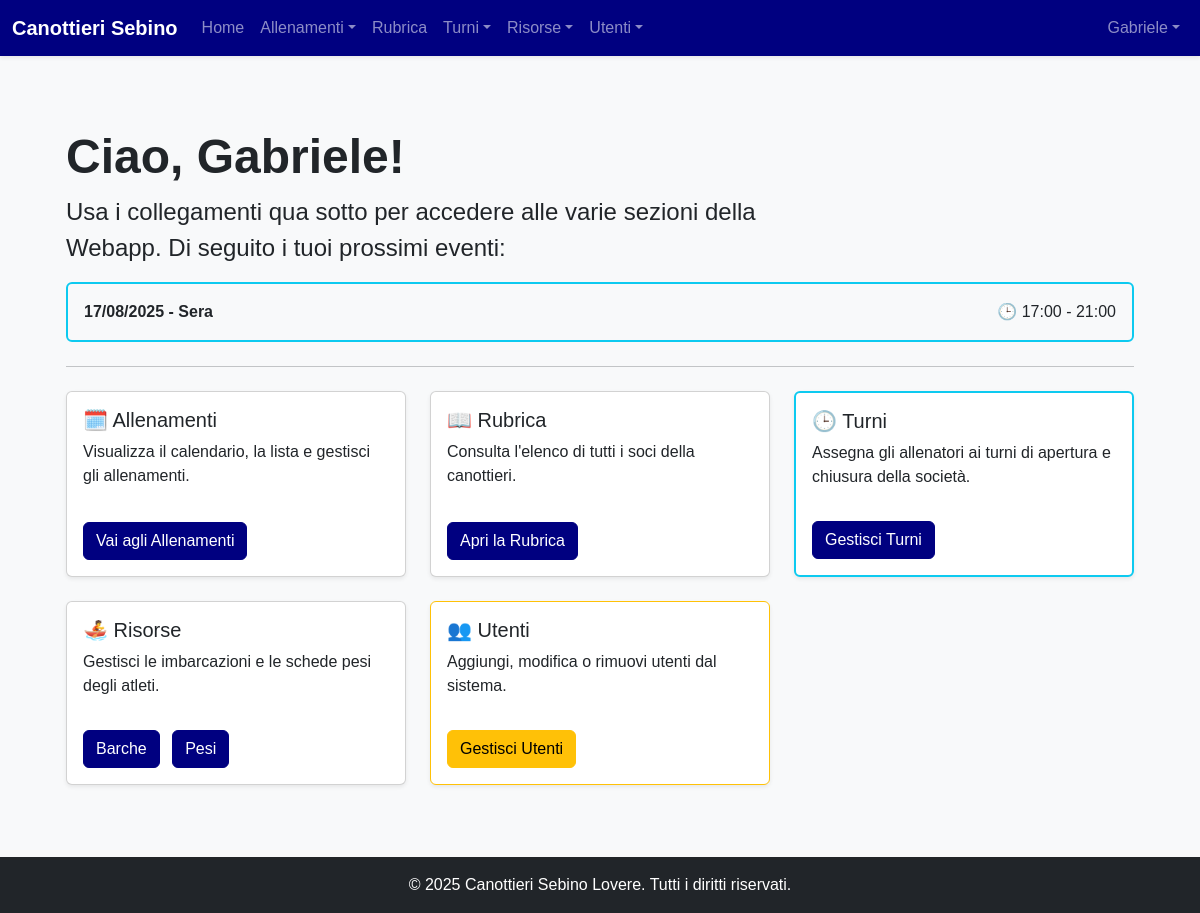
The page /dashboard (signed in) on the database as committed earlier.
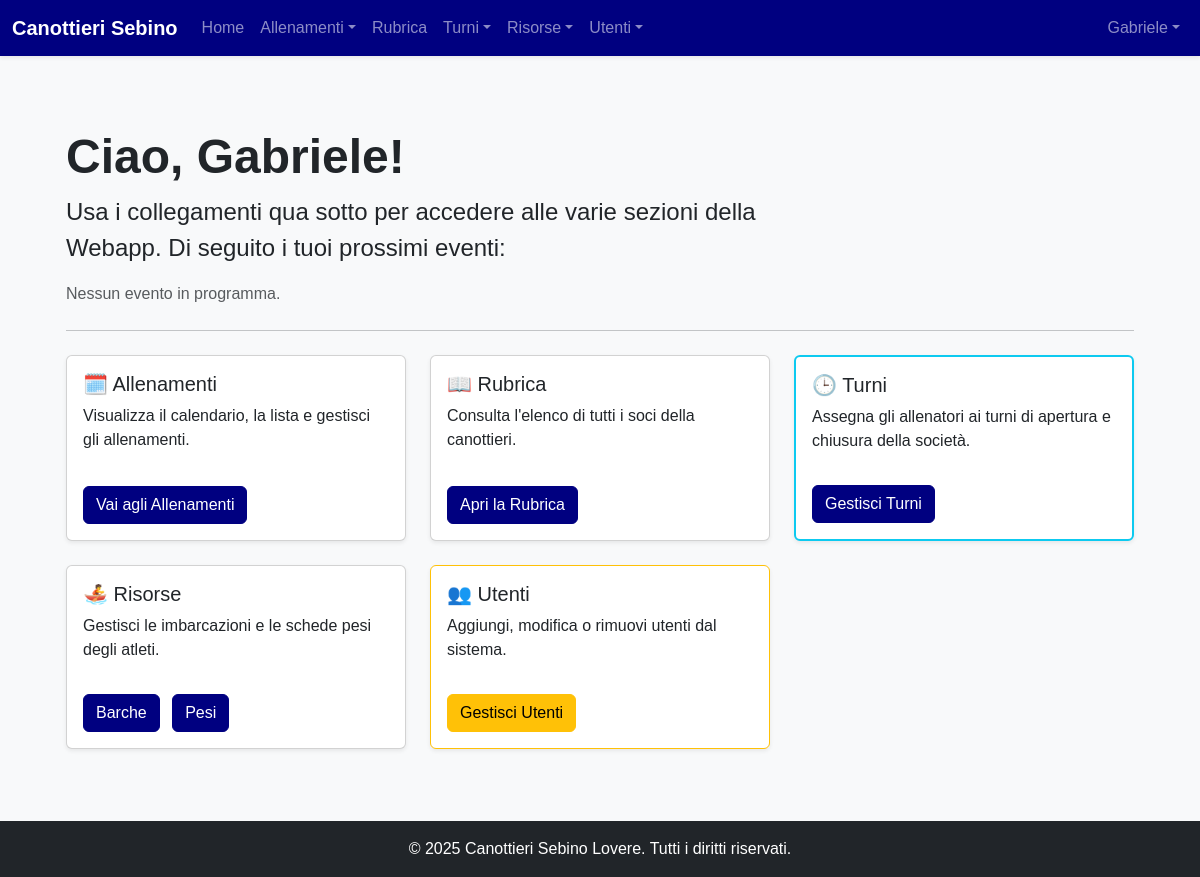
The same page on the database as committed later.
### models.py (models this page shows)
class Turno(Base):
    __tablename__ = "turni"
    id = Column(Integer, primary_key=True, index=True)
    data = Column(Date, nullable=False, index=True)
    fascia_oraria = Column(String, nullable=False)
    user_id = Column(Integer, ForeignKey('users.id'), nullable=True)
    user = relationship("User", back_populates="turni")

### routers/users.py (the view)
@router.get("/dashboard", response_class=HTMLResponse)
async def dashboard(
    request: Request,
    db: Session = Depends(get_db),
    current_user: models.User = Depends(get_current_user),
):
    today = date.today()
    events = []
    if current_user.is_atleta:
        allenamenti = (
            db.query(models.Allenamento)
            .join(models.Allenamento.categories)
            .options(
                joinedload(models.Allenamento.categories),
                joinedload(models.Allenamento.coaches),
            )
            .filter(
                models.Categoria.nome == current_user.category,
                models.Allenamento.data >= today,
            )
            .order_by(models.Allenamento.data, models.Allenamento.orario)
            .all()
        )
        for a in allenamenti:
            start_dt, end_dt = parse_orario(a.data, a.orario)
            events.append(
                {
                    "type": "allenamento",
                    "title": f"{a.tipo} - {a.descrizione}" if a.descrizione else a.tipo,
                    "date": a.data,
                    "start": start_dt,
                    "end": end_dt,
                    "color": get_color_for_type(a.tipo),
                    "description": a.descrizione or "Nessuna descrizione.",
                    "categories": ", ".join(c.nome for c in a.categories) if a.categories else "Nessuna",
                    "coaches": ", ".join(f"{c.first_name} {c.last_name}" for c in a.coaches) if a.coaches else "Nessuno",
                    "recurrence": "Sì" if a.recurrence_id else "No",
                }
            )
    if current_user.is_allenatore:
        turni = (
            db.query(models.Turno)
            .filter(models.Turno.user_id == current_user.id, models.Turno.data >= today)
            .order_by(models.Turno.data, models.Turno.fascia_oraria)
            .all()
        )
        for t in turni:
            start_hour, end_hour = (8, 12) if t.fascia_oraria == "Mattina" else (17, 21)
            start_dt = datetime.combine(t.data, time(hour=start_hour))
            end_dt = datetime.combine(t.data, time(hour=end_hour))
            events.append(
                {
                    "type": "turno",
                    "title": f"Turno {t.fascia_oraria}",
                    "date": t.data,
                    "start": start_dt,
                    "end": end_dt,
                    "fascia": t.fascia_oraria,
                    "description": f"Turno {t.fascia_oraria}",
                }
            )
        allenamenti_coach = (
            db.query(models.Allenamento)
            .join(models.Allenamento.coaches)
            .options(
                joinedload(models.Allenamento.categories),
                joinedload(models.Allenamento.coaches),
            )
            .filter(models.User.id == current_user.id, models.Allenamento.data >= today)
            .order_by(models.Allenamento.data, models.Allenamento.orario)
            .all()
        )
        for a in allenamenti_coach:
            start_dt, end_dt = parse_orario(a.data, a.orario)
            events.append(
                {
                    "type": "allenamento",
                    "title": f"{a.tipo} - {a.descrizione}" if a.descrizione else a.tipo,
                    "date": a.data,
                    "start": start_dt,
                    "end": end_dt,
                    "color": get_color_for_type(a.tipo),
                    "description": a.descrizione or "Nessuna descrizione.",
                    "categories": ", ".join(c.nome for c in a.categories) if a.categories else "Nessuna",
                    "coaches": ", ".join(f"{c.first_name} {c.last_name}" for c in a.coaches) if a.coaches else "Nessuno",
                    "recurrence": "Sì" if a.recurrence_id else "No",
                }
            )
    events.sort(key=lambda e: e["start"])
    events = events[:5]
    return templates.TemplateResponse(
        "dashboard.html",
        {"request": request, "current_user": current_user, "events": events},
    )

### templates/dashboard.html (shortened to what the changed rows need)
{% extends "layouts/_base.html" %}
{% block content %}
<div class="container-fluid px-4 py-5">
    <h1 class="display-5 fw-bold">Ciao, {{ current_user.first_name or current_user.username }}!</h1>
    <div class="mb-4">
        {% if events %}
            {% for ev in events %}
                {% if ev.type == 'allenamento' %}
                <div class="dashboard-event p-2 mb-2 rounded text-white d-flex justify-content-between align-items-center"
                     style="background-color: {{ ev.color }};"
                     data-title="{{ ev.title }}"
                     data-date="{{ ev.date.strftime('%A, %d %B %Y') }}"
                     data-time="{{ ev.start.strftime('%H:%M') }}{% if ev.end %} - {{ ev.end.strftime('%H:%M') }}{% endif %}"
                     data-description="{{ ev.description }}"
                     data-categories="{{ ev.categories }}"
                     data-coaches="{{ ev.coaches }}"
                     data-recurrence="{{ ev.recurrence }}">
                    <span class="fw-semibold">{{ ev.title }}</span>
                    <span>{{ ev.date.strftime('%d/%m/%Y') }} - {{ ev.start.strftime('%H:%M') }}{% if ev.end %} - {{ ev.end.strftime('%H:%M') }}{% endif %}</span>
                </div>
                {% else %}
                <div class="dashboard-event p-3 mb-2 border border-info border-2 rounded d-flex justify-content-between align-items-center"
                     data-link="/turni"
                     style="cursor: pointer;"
                     data-title="Turno {{ ev.fascia }}"
                     data-date="{{ ev.date.strftime('%A, %d %B %Y') }}"
                     data-time="{{ ev.start.strftime('%H:%M') }}{% if ev.end %} - {{ ev.end.strftime('%H:%M') }}{% endif %}"
                     data-description="Turno {{ ev.fascia }}"
                     data-categories="-"
                     data-coaches="-"
                     data-recurrence="No">
                    <span class="fw-bold">{{ ev.date.strftime('%d/%m/%Y') }} - {{ ev.fascia }}</span>
                    <span>🕒 {{ ev.start.strftime('%H:%M') }}{% if ev.end %} - {{ ev.end.strftime('%H:%M') }}{% endif %}</span>
                </div>
                {% endif %}
            {% endfor %}
        {% else %}
        <p class="text-muted">Nessun evento in programma.</p>
        {% endif %}
    </div>
</div>
{% endblock %}

Rows that differ between the two databases and show on the page:
no longer on this page (row edited): Turno: date "17/08/2025", fascia "Sera", start "17:00", end "21:00"
Other text that changed with them:
text now shown: "Nessun evento in programma."
